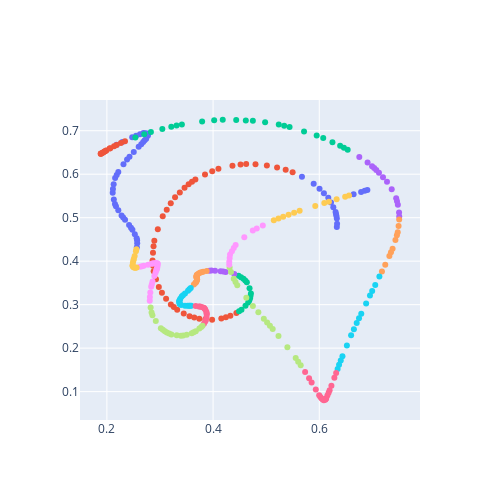

Here is the notebook cell this chart was saved with:
### Code cell
# select stroke
stroke_i = select(data_df, stroke_id=9)

if stroke_i.shape[0] > 0:
    # stroke_i_feat = stroke_i.join(df.set_index('key'), on='key').dropna()
    # if stroke_i_feat.shape[0] > 0:
    # p_scaled = mms.transform(stroke_i['p'].values.reshape(-1,1)).reshape(-1)
    colors = ["rgba"+str(tab10[int(i)%10]+(1,)) for i in stroke_i['segment_id']]
    fig = px.scatter(x=stroke_i['x'], y=stroke_i['y'], color=colors)

fig = go.Figure(data=fig.data)
fig.layout.update(
    showlegend=False,
    autosize=False,
    width=500,
    height=500,
)
fig
